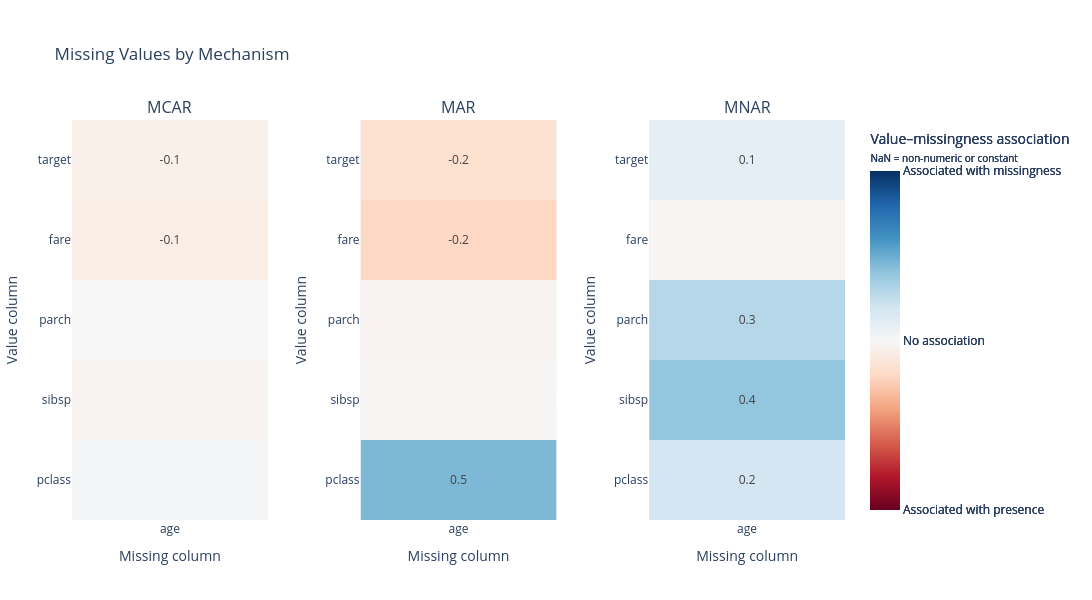

Here is the notebook cell this chart was saved with:
### Markdown cell above
The following plot measures how strongly the observed values of each column can explain if age is missing.

### Code cell
panel = Panel(
    plots=[
        md_mcar.heatmap_value_missingness_correlation(title="MCAR"),
        md_mar.heatmap_value_missingness_correlation(title="MAR"),
        md_mnar.heatmap_value_missingness_correlation(title="MNAR")
        ],
    title="Missing Values by Mechanism",
    )

panel.show()

### Figure 1 — Plotly figure (JSON) as saved in the notebook; plotly's stock layout.template omitted (floating-point values rounded to 4 significant figures)
{"data": [{"colorbar": {"tickmode": "array", "ticktext": ["Associated with presence", "No association", "Associated with missingness"], "tickvals": [-1, 0, 1], "title": {"text": "Value–missingness association<br><span style='font-size:10px'>NaN = non-numeric or constant</span>"}}, "colorscale": [[0, "rgb(103,0,31)"], [0.1, "rgb(178,24,43)"], [0.2, "rgb(214,96,77)"], [0.3, "rgb(244,165,130)"], [0.4, "rgb(253,219,199)"], [0.5, "rgb(247,247,247)"], [0.6, "rgb(209,229,240)"], [0.7, "rgb(146,197,222)"], [0.8, "rgb(67,147,195)"], [0.9, "rgb(33,102,172)"], [1, "rgb(5,48,97)"]], "hoverongaps": false, "hovertemplate": "<b>Value column</b>: %{y}<br><b>Missing column</b>: %{x}<br>Association: %{z:.2f}<extra></extra>", "showlegend": false, "text": [[""], [""], [""], ["-0.1"], ["-0.1"]], "texttemplate": "%{text}", "type": "heatmap", "x": ["age"], "xaxis": "x", "y": ["pclass", "sibsp", "parch", "fare", "target"], "yaxis": "y", "z": [[0.02058], [-0.03021], [0.00236], [-0.06905], [-0.05327]], "zmax": 1, "zmid": 0, "zmin": -1}, {"colorbar": {"tickmode": "array", "ticktext": ["Associated with presence", "No association", "Associated with missingness"], "tickvals": [-1, 0, 1], "title": {"text": "Value–missingness association<br><span style='font-size:10px'>NaN = non-numeric or constant</span>"}}, "colorscale": [[0, "rgb(103,0,31)"], [0.1, "rgb(178,24,43)"], [0.2, "rgb(214,96,77)"], [0.3, "rgb(244,165,130)"], [0.4, "rgb(253,219,199)"], [0.5, "rgb(247,247,247)"], [0.6, "rgb(209,229,240)"], [0.7, "rgb(146,197,222)"], [0.8, "rgb(67,147,195)"], [0.9, "rgb(33,102,172)"], [1, "rgb(5,48,97)"]], "hoverongaps": false, "hovertemplate": "<b>Value column</b>: %{y}<br><b>Missing column</b>: %{x}<br>Association: %{z:.2f}<extra></extra>", "showlegend": false, "text": [["0.5"], [""], [""], ["-0.2"], ["-0.2"]], "texttemplate": "%{text}", "type": "heatmap", "x": ["age"], "xaxis": "x2", "y": ["pclass", "sibsp", "parch", "fare", "target"], "yaxis": "y2", "z": [[0.4535], [-0.01132], [-0.02647], [-0.2101], [-0.1607]], "zmax": 1, "zmid": 0, "zmin": -1}, {"colorbar": {"tickmode": "array", "ticktext": ["Associated with presence", "No association", "Associated with missingness"], "tickvals": [-1, 0, 1], "title": {"text": "Value–missingness association<br><span style='font-size:10px'>NaN = non-numeric or constant</span>"}}, "colorscale": [[0, "rgb(103,0,31)"], [0.1, "rgb(178,24,43)"], [0.2, "rgb(214,96,77)"], [0.3, "rgb(244,165,130)"], [0.4, "rgb(253,219,199)"], [0.5, "rgb(247,247,247)"], [0.6, "rgb(209,229,240)"], [0.7, "rgb(146,197,222)"], [0.8, "rgb(67,147,195)"], [0.9, "rgb(33,102,172)"], [1, "rgb(5,48,97)"]], "hoverongaps": false, "hovertemplate": "<b>Value column</b>: %{y}<br><b>Missing column</b>: %{x}<br>Association: %{z:.2f}<extra></extra>", "showlegend": false, "text": [["0.2"], ["0.4"], ["0.3"], [""], ["0.1"]], "texttemplate": "%{text}", "type": "heatmap", "x": ["age"], "xaxis": "x3", "y": ["pclass", "sibsp", "parch", "fare", "target"], "yaxis": "y3", "z": [[0.1845], [0.3931], [0.2865], [-0.02111], [0.09713]], "zmax": 1, "zmid": 0, "zmin": -1}], "layout": {"annotations": [{"font": {"size": 16}, "showarrow": false, "text": "MCAR", "x": 0.1267, "xanchor": "center", "xref": "paper", "y": 1, "yanchor": "bottom", "yref": "paper"}, {"font": {"size": 16}, "showarrow": false, "text": "MAR", "x": 0.5, "xanchor": "center", "xref": "paper", "y": 1, "yanchor": "bottom", "yref": "paper"}, {"font": {"size": 16}, "showarrow": false, "text": "MNAR", "x": 0.8733, "xanchor": "center", "xref": "paper", "y": 1, "yanchor": "bottom", "yref": "paper"}], "font": {}, "height": 600, "margin": {"b": 80, "l": 60, "r": 120, "t": 120}, "showlegend": false, "title": {"text": "Missing Values by Mechanism"}, "width": 1500, "xaxis": {"anchor": "y", "domain": [0, 0.2533], "title": {"text": "Missing column"}}, "xaxis2": {"anchor": "y2", "domain": [0.3733, 0.6267], "title": {"text": "Missing column"}}, "xaxis3": {"anchor": "y3", "domain": [0.7467, 1], "title": {"text": "Missing column"}}, "yaxis": {"anchor": "x", "domain": [0, 1], "title": {"text": "Value column"}}, "yaxis2": {"anchor": "x2", "domain": [0, 1], "title": {"text": "Value column"}}, "yaxis3": {"anchor": "x3", "domain": [0, 1], "title": {"text": "Value column"}}}}
